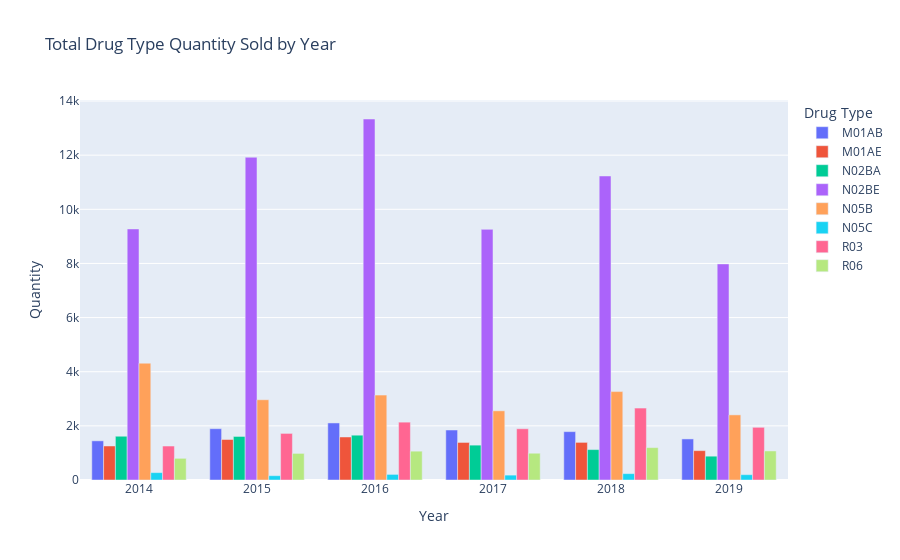

This figure's notebook cell:
### Code cell
# calculate total usage per year
year_df = updated_df.groupby(["Drug Type", "Year"]).sum().reset_index()

# plot usage per month
fig_year = px.bar(year_df, x="Year", y="Quantity", color="Drug Type",
                   title="Total Drug Type Quantity Sold by Year", barmode="group")
fig_year.show()

### Figure 1 — Plotly figure (JSON) as saved in the notebook; plotly's stock layout.template omitted (floating-point values rounded to 4 significant figures)
{"data": [{"alignmentgroup": "True", "hovertemplate": "Drug Type=M01AB<br>Year=%{x}<br>Quantity=%{y}<extra></extra>", "legendgroup": "M01AB", "marker": {"color": "#636efa", "pattern": {"shape": ""}}, "name": "M01AB", "offsetgroup": "M01AB", "orientation": "v", "showlegend": true, "textposition": "auto", "type": "bar", "x": [2014, 2015, 2016, 2017, 2018, 2019], "xaxis": "x", "y": [1447.0, 1896.0, 2107.0, 1847.0, 1787.0, 1517.0], "yaxis": "y"}, {"alignmentgroup": "True", "hovertemplate": "Drug Type=M01AE<br>Year=%{x}<br>Quantity=%{y}<extra></extra>", "legendgroup": "M01AE", "marker": {"color": "#EF553B", "pattern": {"shape": ""}}, "name": "M01AE", "offsetgroup": "M01AE", "orientation": "v", "showlegend": true, "textposition": "auto", "type": "bar", "x": [2014, 2015, 2016, 2017, 2018, 2019], "xaxis": "x", "y": [1257.0, 1497.0, 1589.0, 1387.0, 1390.0, 1085.0], "yaxis": "y"}, {"alignmentgroup": "True", "hovertemplate": "Drug Type=N02BA<br>Year=%{x}<br>Quantity=%{y}<extra></extra>", "legendgroup": "N02BA", "marker": {"color": "#00cc96", "pattern": {"shape": ""}}, "name": "N02BA", "offsetgroup": "N02BA", "orientation": "v", "showlegend": true, "textposition": "auto", "type": "bar", "x": [2014, 2015, 2016, 2017, 2018, 2019], "xaxis": "x", "y": [1616.0, 1609.0, 1655.0, 1288.0, 1124.0, 879.8], "yaxis": "y"}, {"alignmentgroup": "True", "hovertemplate": "Drug Type=N02BE<br>Year=%{x}<br>Quantity=%{y}<extra></extra>", "legendgroup": "N02BE", "marker": {"color": "#ab63fa", "pattern": {"shape": ""}}, "name": "N02BE", "offsetgroup": "N02BE", "orientation": "v", "showlegend": true, "textposition": "auto", "type": "bar", "x": [2014, 2015, 2016, 2017, 2018, 2019], "xaxis": "x", "y": [9274.0, 11920.0, 13340.0, 9259.0, 11230.0, 7982.0], "yaxis": "y"}, {"alignmentgroup": "True", "hovertemplate": "Drug Type=N05B<br>Year=%{x}<br>Quantity=%{y}<extra></extra>", "legendgroup": "N05B", "marker": {"color": "#FFA15A", "pattern": {"shape": ""}}, "name": "N05B", "offsetgroup": "N05B", "orientation": "v", "showlegend": true, "textposition": "auto", "type": "bar", "x": [2014, 2015, 2016, 2017, 2018, 2019], "xaxis": "x", "y": [4315.0, 2965, 3138.0, 2556.0, 3266.0, 2406.0], "yaxis": "y"}, {"alignmentgroup": "True", "hovertemplate": "Drug Type=N05C<br>Year=%{x}<br>Quantity=%{y}<extra></extra>", "legendgroup": "N05C", "marker": {"color": "#19d3f3", "pattern": {"shape": ""}}, "name": "N05C", "offsetgroup": "N05C", "orientation": "v", "showlegend": true, "textposition": "auto", "type": "bar", "x": [2014, 2015, 2016, 2017, 2018, 2019], "xaxis": "x", "y": [272.6, 159, 207, 180.3, 235, 196], "yaxis": "y"}, {"alignmentgroup": "True", "hovertemplate": "Drug Type=R03<br>Year=%{x}<br>Quantity=%{y}<extra></extra>", "legendgroup": "R03", "marker": {"color": "#FF6692", "pattern": {"shape": ""}}, "name": "R03", "offsetgroup": "R03", "orientation": "v", "showlegend": true, "textposition": "auto", "type": "bar", "x": [2014, 2015, 2016, 2017, 2018, 2019], "xaxis": "x", "y": [1255, 1721.0, 2137, 1894.0, 2655.0, 1947.0], "yaxis": "y"}, {"alignmentgroup": "True", "hovertemplate": "Drug Type=R06<br>Year=%{x}<br>Quantity=%{y}<extra></extra>", "legendgroup": "R06", "marker": {"color": "#B6E880", "pattern": {"shape": ""}}, "name": "R06", "offsetgroup": "R06", "orientation": "v", "showlegend": true, "textposition": "auto", "type": "bar", "x": [2014, 2015, 2016, 2017, 2018, 2019], "xaxis": "x", "y": [800.5, 983.0, 1065.0, 988.9, 1197.0, 1074.0], "yaxis": "y"}], "layout": {"barmode": "group", "legend": {"title": {"text": "Drug Type"}, "tracegroupgap": 0}, "title": {"text": "Total Drug Type Quantity Sold by Year"}, "xaxis": {"anchor": "y", "domain": [0, 1], "title": {"text": "Year"}}, "yaxis": {"anchor": "x", "domain": [0, 1], "title": {"text": "Quantity"}}}}
